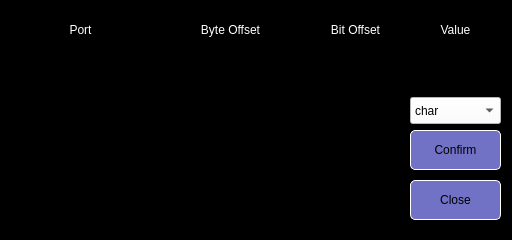
<?xml version="1.0" encoding="UTF-8"?>
<ui version="4.0">
 <class>Simulation</class>
 <widget class="QWidget" name="Simulation">
  <property name="geometry">
   <rect>
    <x>0</x>
    <y>0</y>
    <width>512</width>
    <height>240</height>
   </rect>
  </property>
  <property name="windowTitle">
   <string>Form</string>
  </property>
  <property name="styleSheet">
   <string notr="true">QLabel
{
	color: white;
	border: 0px groove, gray;
    border-color: gray;
	font: 18px, &quot;微软雅黑&quot;;
}

QWidget
{
	background-color: black;
}

QPushButton
{
	font: 18px, &quot;微软雅黑&quot;;
    color: black;
	background-color: rgb(113, 113, 198);
	border:1px solid white;
	border-radius: 5px;
}

QPushButton:pressed
{
	font: 18px, &quot;微软雅黑&quot;;
    color: white;
	background-color: rgb(0, 0, 255);
	border:1px solid white;
	border-radius: 5px;
}

QLineEdit
{
	color: white;
	font: 18px, &quot;微软雅黑&quot;;
}

QCheckBox
{
	font: 15px, &quot;微软雅黑&quot;;
	color: white;
}</string>
  </property>
  <widget class="QPushButton" name="btnConfirm">
   <property name="geometry">
    <rect>
     <x>410</x>
     <y>130</y>
     <width>91</width>
     <height>40</height>
    </rect>
   </property>
   <property name="styleSheet">
    <string notr="true"/>
   </property>
   <property name="text">
    <string>Confirm</string>
   </property>
  </widget>
  <widget class="QLineEdit" name="lndPort">
   <property name="geometry">
    <rect>
     <x>10</x>
     <y>50</y>
     <width>141</width>
     <height>41</height>
    </rect>
   </property>
   <property name="styleSheet">
    <string notr="true"/>
   </property>
   <property name="text">
    <string/>
   </property>
   <property name="alignment">
    <set>Qt::AlignCenter</set>
   </property>
  </widget>
  <widget class="QLineEdit" name="lndByteOffset">
   <property name="geometry">
    <rect>
     <x>160</x>
     <y>50</y>
     <width>141</width>
     <height>41</height>
    </rect>
   </property>
   <property name="styleSheet">
    <string notr="true">color: white;
font: 18px, &quot;微软雅黑&quot;;</string>
   </property>
   <property name="text">
    <string/>
   </property>
   <property name="alignment">
    <set>Qt::AlignCenter</set>
   </property>
  </widget>
  <widget class="QLineEdit" name="lndBitOffset">
   <property name="geometry">
    <rect>
     <x>310</x>
     <y>50</y>
     <width>91</width>
     <height>41</height>
    </rect>
   </property>
   <property name="styleSheet">
    <string notr="true">color: white;
font: 18px, &quot;微软雅黑&quot;;</string>
   </property>
   <property name="text">
    <string/>
   </property>
   <property name="alignment">
    <set>Qt::AlignCenter</set>
   </property>
  </widget>
  <widget class="QPushButton" name="btnClose">
   <property name="geometry">
    <rect>
     <x>410</x>
     <y>180</y>
     <width>91</width>
     <height>40</height>
    </rect>
   </property>
   <property name="text">
    <string>Close</string>
   </property>
  </widget>
  <widget class="QLabel" name="label">
   <property name="geometry">
    <rect>
     <x>10</x>
     <y>20</y>
     <width>141</width>
     <height>20</height>
    </rect>
   </property>
   <property name="text">
    <string>Port</string>
   </property>
   <property name="alignment">
    <set>Qt::AlignCenter</set>
   </property>
  </widget>
  <widget class="QLabel" name="label_2">
   <property name="geometry">
    <rect>
     <x>160</x>
     <y>20</y>
     <width>141</width>
     <height>20</height>
    </rect>
   </property>
   <property name="text">
    <string>Byte Offset</string>
   </property>
   <property name="alignment">
    <set>Qt::AlignCenter</set>
   </property>
  </widget>
  <widget class="QLabel" name="label_3">
   <property name="geometry">
    <rect>
     <x>310</x>
     <y>20</y>
     <width>91</width>
     <height>20</height>
    </rect>
   </property>
   <property name="text">
    <string>Bit Offset</string>
   </property>
   <property name="alignment">
    <set>Qt::AlignCenter</set>
   </property>
  </widget>
  <widget class="QLabel" name="label_4">
   <property name="geometry">
    <rect>
     <x>410</x>
     <y>20</y>
     <width>91</width>
     <height>20</height>
    </rect>
   </property>
   <property name="text">
    <string>Value</string>
   </property>
   <property name="alignment">
    <set>Qt::AlignCenter</set>
   </property>
  </widget>
  <widget class="QLineEdit" name="lndValue">
   <property name="geometry">
    <rect>
     <x>410</x>
     <y>50</y>
     <width>91</width>
     <height>41</height>
    </rect>
   </property>
   <property name="styleSheet">
    <string notr="true">color: white;
font: 18px, &quot;微软雅黑&quot;;</string>
   </property>
   <property name="text">
    <string/>
   </property>
   <property name="alignment">
    <set>Qt::AlignCenter</set>
   </property>
  </widget>
  <widget class="QTextBrowser" name="txtMessage">
   <property name="geometry">
    <rect>
     <x>10</x>
     <y>100</y>
     <width>391</width>
     <height>121</height>
    </rect>
   </property>
   <property name="styleSheet">
    <string notr="true">color: white;
font: 18px, &quot;微软雅黑&quot;;</string>
   </property>
  </widget>
  <widget class="QComboBox" name="cbType">
   <property name="geometry">
    <rect>
     <x>410</x>
     <y>97</y>
     <width>91</width>
     <height>27</height>
    </rect>
   </property>
   <property name="styleSheet">
    <string notr="true">color: black;
font: 18px, &quot;微软雅黑&quot;;
background-color: white;
border-color: gray;</string>
   </property>
   <item>
    <property name="text">
     <string>char</string>
    </property>
   </item>
   <item>
    <property name="text">
     <string>int</string>
    </property>
   </item>
   <item>
    <property name="text">
     <string>uint</string>
    </property>
   </item>
  </widget>
 </widget>
 <resources/>
 <connections/>
</ui>
